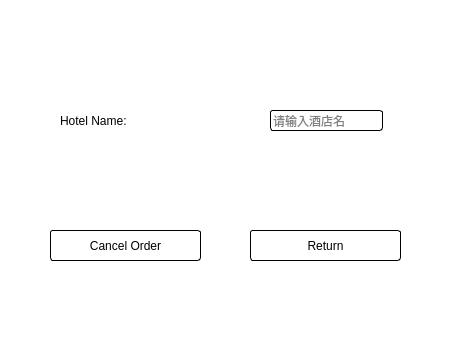
<?xml version="1.0" encoding="UTF-8"?>
<ui version="4.0">
 <class>CancelOrder</class>
 <widget class="QDialog" name="CancelOrder">
  <property name="geometry">
   <rect>
    <x>0</x>
    <y>0</y>
    <width>457</width>
    <height>357</height>
   </rect>
  </property>
  <property name="windowTitle">
   <string>取消订单</string>
  </property>
  <property name="windowIcon">
   <iconset resource="icon.qrc">
    <normaloff>:/myimages/icon2/账单_取消.png</normaloff>:/myimages/icon2/账单_取消.png</iconset>
  </property>
  <property name="styleSheet">
   <string notr="true">background-color: rgb(255, 255, 255);</string>
  </property>
  <widget class="QLabel" name="label">
   <property name="geometry">
    <rect>
     <x>60</x>
     <y>110</y>
     <width>191</width>
     <height>21</height>
    </rect>
   </property>
   <property name="styleSheet">
    <string notr="true">font: 25 14pt &quot;3ds Light&quot;;</string>
   </property>
   <property name="text">
    <string>Hotel Name:</string>
   </property>
  </widget>
  <widget class="QPushButton" name="checkButton">
   <property name="geometry">
    <rect>
     <x>50</x>
     <y>230</y>
     <width>151</width>
     <height>31</height>
    </rect>
   </property>
   <property name="focusPolicy">
    <enum>Qt::NoFocus</enum>
   </property>
   <property name="styleSheet">
    <string notr="true">font: 25 12pt &quot;3ds Light&quot;;
border-radius: 3px;
border: 1px solid rgb(0, 0, 0);</string>
   </property>
   <property name="text">
    <string>Cancel Order</string>
   </property>
  </widget>
  <widget class="QLineEdit" name="hotelNameInput">
   <property name="geometry">
    <rect>
     <x>270</x>
     <y>110</y>
     <width>113</width>
     <height>21</height>
    </rect>
   </property>
   <property name="styleSheet">
    <string notr="true">border-radius: 3px;
border: 1px solid rgb(0, 0, 0);</string>
   </property>
   <property name="placeholderText">
    <string>请输入酒店名</string>
   </property>
  </widget>
  <widget class="QPushButton" name="cancelButton">
   <property name="geometry">
    <rect>
     <x>250</x>
     <y>230</y>
     <width>151</width>
     <height>31</height>
    </rect>
   </property>
   <property name="focusPolicy">
    <enum>Qt::NoFocus</enum>
   </property>
   <property name="styleSheet">
    <string notr="true">font: 25 12pt &quot;3ds Light&quot;;
border-radius: 3px;
border: 1px solid rgb(0, 0, 0);</string>
   </property>
   <property name="text">
    <string>Return</string>
   </property>
  </widget>
 </widget>
 <resources>
  <include location="icon.qrc"/>
 </resources>
 <connections>
  <connection>
   <sender>cancelButton</sender>
   <signal>clicked()</signal>
   <receiver>CancelOrder</receiver>
   <slot>close()</slot>
   <hints>
    <hint type="sourcelabel">
     <x>285</x>
     <y>235</y>
    </hint>
    <hint type="destinationlabel">
     <x>228</x>
     <y>185</y>
    </hint>
   </hints>
  </connection>
 </connections>
</ui>
